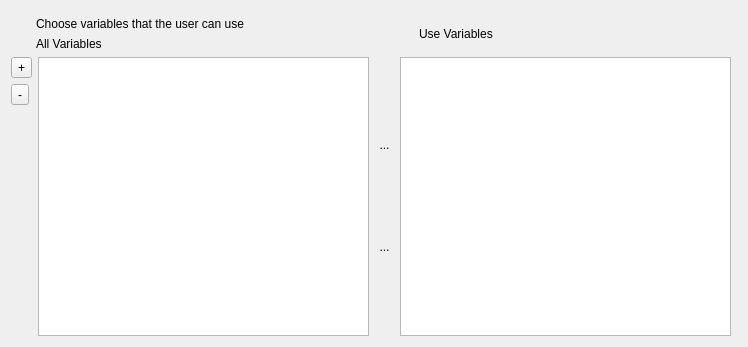
<?xml version="1.0" encoding="UTF-8"?>
<ui version="4.0">
 <class>VisualTableField</class>
 <widget class="QWidget" name="VisualTableField">
  <property name="geometry">
   <rect>
    <x>0</x>
    <y>0</y>
    <width>748</width>
    <height>347</height>
   </rect>
  </property>
  <property name="windowTitle">
   <string>Form</string>
  </property>
  <layout class="QHBoxLayout" name="horizontalLayout_5">
   <item>
    <layout class="QVBoxLayout" name="verticalLayout_6">
     <item>
      <layout class="QHBoxLayout" name="horizontalLayout_3">
       <item>
        <widget class="Line" name="line">
         <property name="orientation">
          <enum>Qt::Vertical</enum>
         </property>
        </widget>
       </item>
      </layout>
     </item>
     <item>
      <layout class="QHBoxLayout" name="horizontalLayout_4">
       <item>
        <spacer name="horizontalSpacer_2">
         <property name="orientation">
          <enum>Qt::Horizontal</enum>
         </property>
         <property name="sizeType">
          <enum>QSizePolicy::Fixed</enum>
         </property>
         <property name="sizeHint" stdset="0">
          <size>
           <width>25</width>
           <height>20</height>
          </size>
         </property>
        </spacer>
       </item>
       <item>
        <layout class="QVBoxLayout" name="verticalLayout">
         <item>
          <widget class="QLabel" name="upperLabel">
           <property name="text">
            <string>Choose variables that the user can use</string>
           </property>
          </widget>
         </item>
         <item>
          <widget class="QLabel" name="labelGeneral">
           <property name="text">
            <string>All Variables</string>
           </property>
           <property name="margin">
            <number>3</number>
           </property>
          </widget>
         </item>
        </layout>
       </item>
       <item>
        <spacer name="horizontalSpacer">
         <property name="orientation">
          <enum>Qt::Horizontal</enum>
         </property>
         <property name="sizeType">
          <enum>QSizePolicy::Fixed</enum>
         </property>
         <property name="sizeHint" stdset="0">
          <size>
           <width>65</width>
           <height>20</height>
          </size>
         </property>
        </spacer>
       </item>
       <item>
        <widget class="QLabel" name="labelToBeUse">
         <property name="text">
          <string>Use Variables</string>
         </property>
        </widget>
       </item>
      </layout>
     </item>
     <item>
      <layout class="QHBoxLayout" name="horizontalLayout">
       <item>
        <layout class="QVBoxLayout" name="verticalLayout_4">
         <item>
          <widget class="QToolButton" name="add">
           <property name="text">
            <string>+</string>
           </property>
           <property name="icon">
            <iconset resource="../../Resource.qrc">
             <normaloff>:/Resources/plus</normaloff>:/Resources/plus</iconset>
           </property>
          </widget>
         </item>
         <item>
          <widget class="QToolButton" name="del">
           <property name="text">
            <string>-</string>
           </property>
           <property name="icon">
            <iconset resource="../../Resource.qrc">
             <normaloff>:/Resources/minus.png</normaloff>:/Resources/minus.png</iconset>
           </property>
          </widget>
         </item>
         <item>
          <spacer name="verticalSpacer">
           <property name="orientation">
            <enum>Qt::Vertical</enum>
           </property>
           <property name="sizeHint" stdset="0">
            <size>
             <width>20</width>
             <height>40</height>
            </size>
           </property>
          </spacer>
         </item>
        </layout>
       </item>
       <item>
        <widget class="QListWidget" name="defaultVarList"/>
       </item>
       <item>
        <layout class="QVBoxLayout" name="verticalLayout_3">
         <item>
          <widget class="QToolButton" name="rButton">
           <property name="styleSheet">
            <string notr="true">border: none;</string>
           </property>
           <property name="text">
            <string>...</string>
           </property>
           <property name="icon">
            <iconset resource="../../Resource.qrc">
             <normaloff>:/img/Resources/rightDArrow.png</normaloff>:/img/Resources/rightDArrow.png</iconset>
           </property>
           <property name="iconSize">
            <size>
             <width>24</width>
             <height>24</height>
            </size>
           </property>
          </widget>
         </item>
         <item>
          <widget class="QToolButton" name="lButton">
           <property name="styleSheet">
            <string notr="true">border: none;</string>
           </property>
           <property name="text">
            <string>...</string>
           </property>
           <property name="icon">
            <iconset resource="../../Resource.qrc">
             <normaloff>:/img/Resources/leftDArrow.png</normaloff>:/img/Resources/leftDArrow.png</iconset>
           </property>
           <property name="iconSize">
            <size>
             <width>24</width>
             <height>24</height>
            </size>
           </property>
          </widget>
         </item>
        </layout>
       </item>
       <item>
        <widget class="QListWidget" name="useVarList"/>
       </item>
      </layout>
     </item>
    </layout>
   </item>
   <item>
    <widget class="QWidget" name="container" native="true">
     <property name="toolTip">
      <string>Default value</string>
     </property>
     <layout class="QHBoxLayout" name="horizontalLayout_2">
      <property name="spacing">
       <number>0</number>
      </property>
      <property name="leftMargin">
       <number>0</number>
      </property>
      <property name="topMargin">
       <number>0</number>
      </property>
      <property name="rightMargin">
       <number>0</number>
      </property>
      <property name="bottomMargin">
       <number>0</number>
      </property>
     </layout>
    </widget>
   </item>
  </layout>
 </widget>
 <resources>
  <include location="../../Resource.qrc"/>
 </resources>
 <connections/>
</ui>
